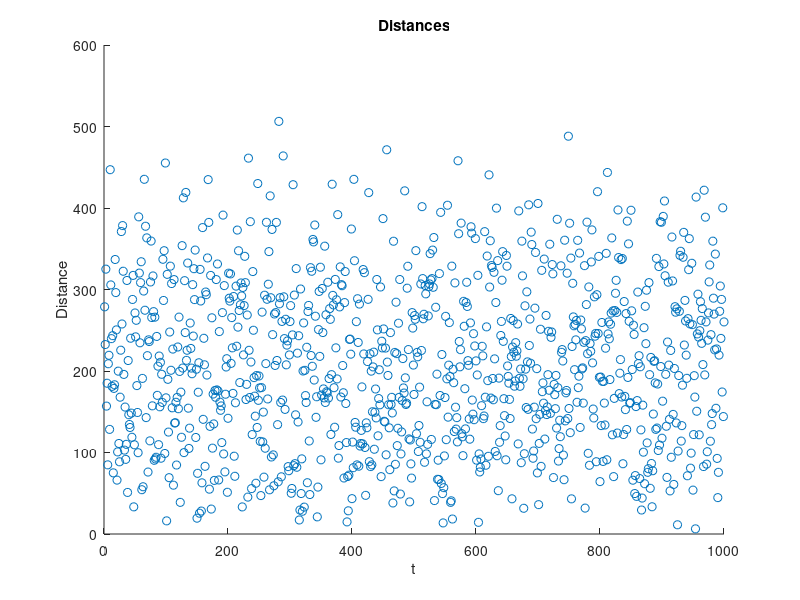

MATLAB code to generate this figure:
clear;

addpath('../testConfigs/');

%% Get Test configurations
fileID = fopen('realData_randomTest1000.txt','r');

dists = []

line = fgetl(fileID)

%lines_fig = figure();
%hold on;
%axis([1, 400, 1, 400]);
dist_fig = figure();
while (line ~= -1)
    newCase = ~isempty( strfind(line, 'Test') );
    
    if newCase
        %% read test configuration
        fileName_line = strsplit(fgetl(fileID));
        fileName = fileName_line(1, 2);
        
        bounds_s_line = strsplit(fgetl(fileID));
        mapBounds = [str2double(bounds_s_line(2)), ...
                     str2double(bounds_s_line(3)), ...
                     str2double(bounds_s_line(4)), ...
                     str2double(bounds_s_line(5)), ...
                     str2double(bounds_s_line(6)), ...
                     str2double(bounds_s_line(7))];
        
        st_s_line = strsplit(fgetl(fileID));
        start_config = [str2double( st_s_line(2) ), ...
                        str2double( st_s_line(3) )];
        
        g_s_line = strsplit(fgetl(fileID));
        goal_config = [str2double( g_s_line(2) ), ...
                       str2double( g_s_line(3) )];
                 
        eucliDist = pdist2(start_config, goal_config);           
        dists = [dists, eucliDist];
        
        %figure(lines_fig);
        %plot([start_config(1), goal_config(1)], ...
        %     [start_config(2), goal_config(2)], 'r');
        %drawnow;
        
        line = fgetl(fileID); %skip a line
        line = fgetl(fileID)
    else
        disp 'PROBLEM IN FILE CONFIGURATION!';
        break;
    end
    
end

%% Plot Statistics
figure(dist_fig);
scatter([1:size(dists,2)], dists); title('Distances'); xlabel('t'); ylabel('Distance');
avgDist = mean(dists)

%% End
fclose(fileID);